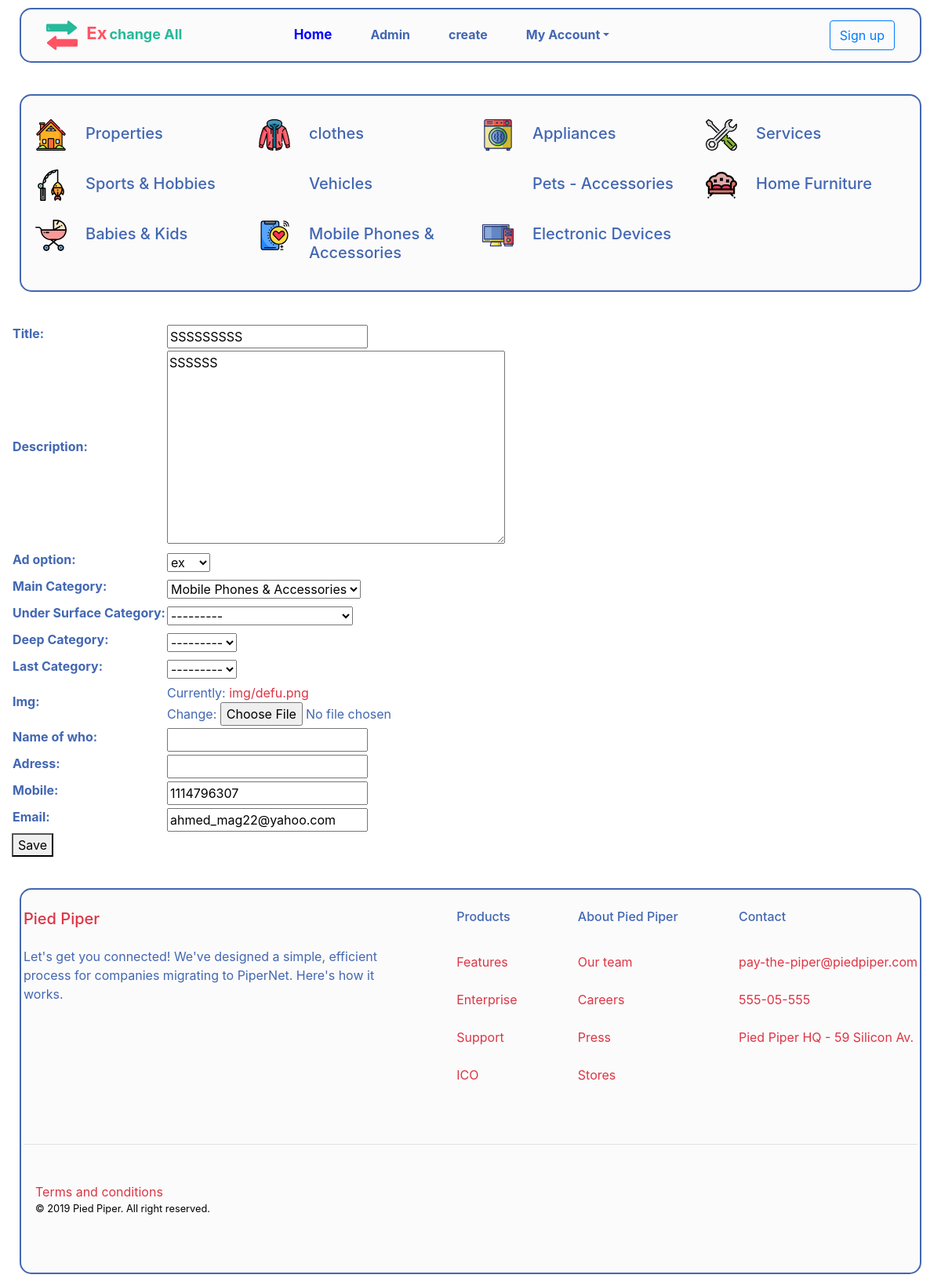
The page /109/edit on the database as committed earlier.
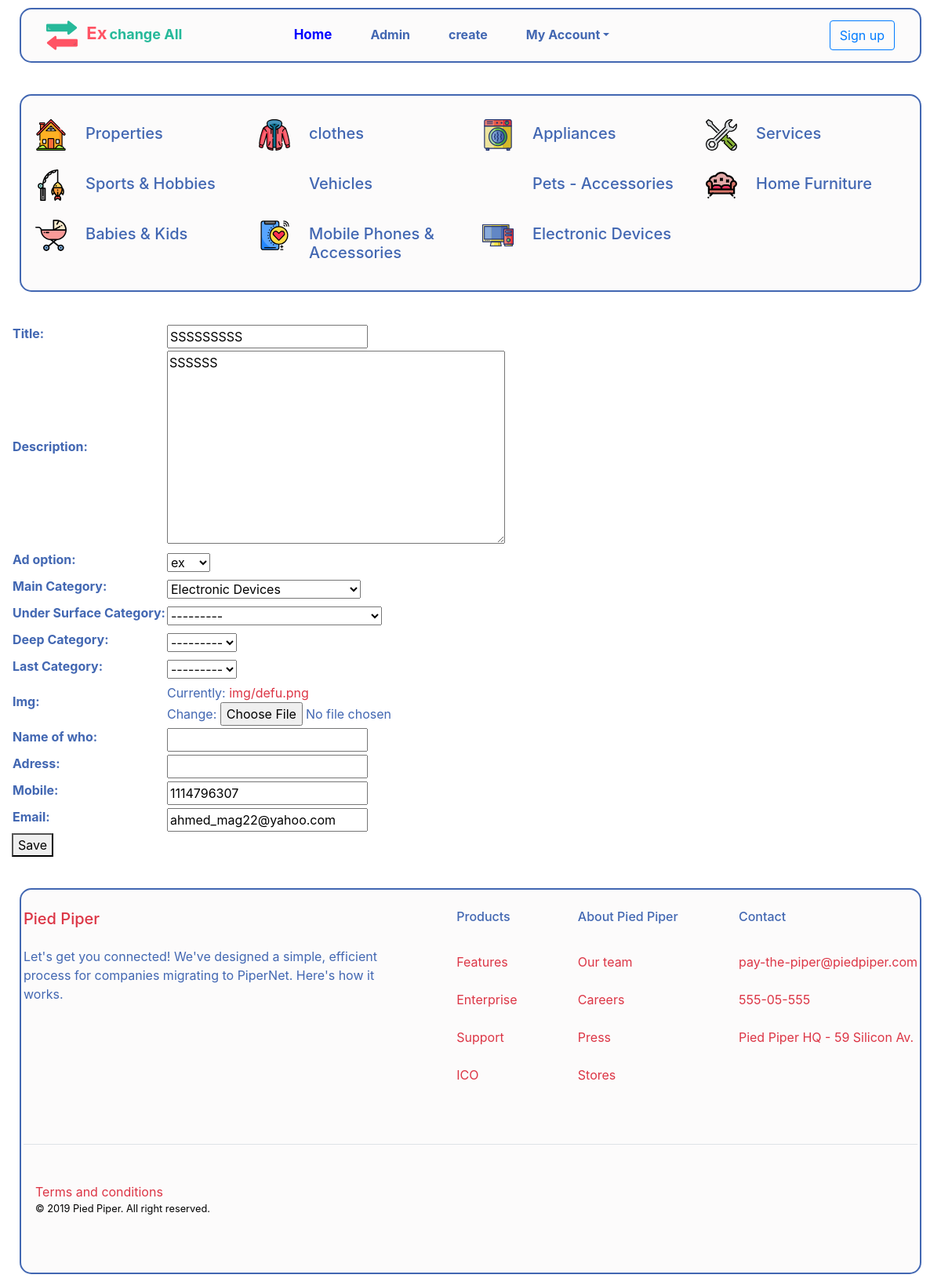
The same page on the database as committed later.
### ads/models.py (models this page shows, shortened)
class ads(models.Model):
    options =(
    ("ex", "ex"),
    ("Sale", "Sale"),
    ("free", "free"),
)
    user = models.ForeignKey(User, blank=True , null=True, on_delete=models.CASCADE)
    title =models.CharField(max_length=80)
    description = models.TextField(max_length=500,default='')
    main=models.ForeignKey ( 'catugry',related_name='ad_main',
                            limit_choices_to={'main__isnull':True ,
                             'sub__isnull':True ,
                             'end__isnull':True }
                               , on_delete=models.CASCADE,blank=True,null=True, verbose_name='Main Category')
    sub=models.ForeignKey ( 'catugry' ,related_name='ad_sub',
                            limit_choices_to={'sub__isnull':True ,
                                'main__isnull':False ,
                                 'end__isnull':True }
                                ,on_delete=models.CASCADE,blank=True,null=True, verbose_name='Under Surface Category')
    end=models.ForeignKey ( 'catugry' , related_name='ad_end',
                                limit_choices_to={'sub__isnull':False ,
                                                  'main__isnull':False ,
                                                  'end__isnull':True }
                                ,on_delete=models.CASCADE,blank=True,null=True, verbose_name='Deep Category')
    last=models.ForeignKey ( 'catugry' , related_name='ad_last',
                                limit_choices_to={'sub__isnull':False ,
                                                  'main__isnull':False ,
                                                  'end__isnull':False}
                                ,on_delete=models.CASCADE,blank=True,null=True, verbose_name='Last Category')
    create_date = models.DateTimeField(default=timezone.now)
    active = models.BooleanField(default=True)
    view =models.IntegerField(default=0)
    ad_option = models.CharField(max_length=4, choices=options , default='ex')
    img=models.ImageField(upload_to='post_img2/' , default="img/defu.png")
    name_of_who=models.CharField(max_length=15 , null=True,blank=True)
    adress=models.CharField(max_length=80 , null=True,blank=True)
    mobile =models.PositiveSmallIntegerField( default=1114796307 , null=True,blank=True,)
    email=models.EmailField(default="ahmed_mag22@yahoo.com" , null=True,blank=True)
    class Meta:
        ordering = ['-create_date']

### ads/edit.py (the view)
# urls.py: url(r'^(?P<id>\d+)/edit$', edit.edit_ads, name='edit_ads'),
def edit_ads(request , id ):
    ads_edit=get_object_or_404(ads,id=id)
    signalf=0
    if request.method =='POST':
        form = adsform(request.POST , request.FILES, instance=ads_edit  )
        if form.data['main'] == "43" :
            try:
                ads_exe_edit=get_object_or_404(car_form,ad_id=ads_edit)
                catff = car_forms ( request.POST ,instance=ads_exe_edit )
                signalf=1
            except :
                catff = car_forms ( request.POST )
                signalf=1
        elif ads_edit.main.id == 43 and form.data['main'] == "43":
            pass
        else :
            pass
        if signalf == 1 :
            if form.is_valid() and catff.is_valid() :
                new_form = form.save(commit=False)  # تاخير حفظ الفورم حتي تعديلها
                new_form.user=request.user
                new_catff=catff.save(commit=False)
                new_catff.ad_id=form.save()
                try : ads_exe_edit.delete()
                except:pass
                form.save()
                catff.save()
                return redirect('/')
            else:
                main_id_creat=form.data['main']
                sub_id_creat=form.data['sub']
                end_id_creat=form.data['end']
                if main_id_creat == "" : main_id_creat=0
                else: main_id_creat=form.data['main']
                if sub_id_creat == "" : sub_id_creat=0
                else: sub_id_creat=form.data['sub']
                if end_id_creat == "" : end_id_creat=0
                else: end_id_creat=form.data['end']
                form.fields['sub'].queryset = catugry.objects.filter(main_id=main_id_creat , sub_id=None
                ).order_by('name')
                form.fields['end'].queryset = catugry.objects.filter(main_id=main_id_creat ,sub_id=sub_id_creat ,end_id=None).order_by('name')
                form.fields['last'].queryset = catugry.objects.filter(main_id=main_id_creat ,sub_id=sub_id_creat ,end_id=end_id_creat
                ).order_by('name')
                context = {
                    'form': form,
                    'catff': catff,
                    'signalf': signalf,
                }
                pass
        else:
            if ads_edit.main.id == 43 :
                try :
                    ads_exe_edit=get_object_or_404(car_form,ad_id=ads_edit)
                except:pass
                if form.is_valid() :
                    new_form = form.save(commit=False)  # تاخير حفظ الفورم حتي تعديلها
                    new_form.user=request.user
                    form.save()
                    try : ads_exe_edit.delete()
                    except:pass
                    return redirect('/')
                else:
                    main_id_creat=form.data['main']
                    sub_id_creat=form.data['sub']
                    end_id_creat=form.data['end']
                    if main_id_creat == "" : main_id_creat=0
                    else: main_id_creat=form.data['main']
                    if sub_id_creat == "" : sub_id_creat=0
                    else: sub_id_creat=form.data['sub']
                    if end_id_creat == "" : end_id_creat=0
                    else: end_id_creat=form.data['end']
                    form.fields['sub'].queryset = catugry.objects.filter(main_id=main_id_creat , sub_id=None
                    ).order_by('name')
                    form.fields['end'].queryset = catugry.objects.filter(main_id=main_id_creat ,sub_id=sub_id_creat ,end_id=None).order_by('name')
                    form.fields['last'].queryset = catugry.objects.filter(main_id=main_id_creat ,sub_id=sub_id_creat ,end_id=end_id_creat
                    ).order_by('name')
            else:
                if form.is_valid() :
                    new_form = form.save(commit=False)  # تاخير حفظ الفورم حتي تعديلها
                    new_form.user=request.user
                    form.save()
                    return redirect('/')
                else:
                    main_id_creat=form.data['main']
                    sub_id_creat=form.data['sub']
                    end_id_creat=form.data['end']
                    if main_id_creat == "" : main_id_creat=0
                    else: main_id_creat=form.data['main']
                    if sub_id_creat == "" : sub_id_creat=0
                    else: sub_id_creat=form.data['sub']
                    if end_id_creat == "" : end_id_creat=0
                    else: end_id_creat=form.data['end']
                    form.fields['sub'].queryset = catugry.objects.filter(main_id=main_id_creat , sub_id=None
                    ).order_by('name')
                    form.fields['end'].queryset = catugry.objects.filter(main_id=main_id_creat ,sub_id=sub_id_creat ,end_id=None).order_by('name')
                    form.fields['last'].queryset = catugry.objects.filter(main_id=main_id_creat ,sub_id=sub_id_creat ,end_id=end_id_creat
                    ).order_by('name')
    else:
        form= adsform(instance=ads_edit )
        main_id_creat=ads_edit.main
        sub_id_creat=ads_edit.sub
        end_id_creat=ads_edit.end
        if main_id_creat == "" or main_id_creat == None:
            main_id_creat=0
            form.fields['sub'].queryset = catugry.objects.none()
            form.fields['end'].queryset = catugry.objects.none()
            form.fields['last'].queryset = catugry.objects.none()
        else: main_id_creat=ads_edit.main
        if sub_id_creat == "" or sub_id_creat == None:
            sub_id_creat=0
            form.fields['end'].queryset = catugry.objects.none()
            form.fields['last'].queryset = catugry.objects.none()
        else: sub_id_creat=ads_edit.sub
        if end_id_creat == "" or end_id_creat == None:
            end_id_creat=0
            form.fields['last'].queryset = catugry.objects.none()
        else: end_id_creat=ads_edit.end
        form.fields['sub'].queryset = catugry.objects.filter(main_id=main_id_creat , sub_id=None
        ).order_by('name')
        form.fields['end'].queryset = catugry.objects.filter(main_id=main_id_creat ,sub_id=sub_id_creat ,end_id=None).order_by('name')
        form.fields['last'].queryset = catugry.objects.filter(main_id=main_id_creat ,sub_id=sub_id_creat ,end_id=end_id_creat
        ).order_by('name')
        if ads_edit.main.id == 43 :
            ads_exe_edit=get_object_or_404(car_form,ad_id=ads_edit)
            catff = car_forms ( instance=ads_exe_edit )
            signalf=1
        elif ads_edit.main.id == 43 :
            ads_exe_edit=get_object_or_404(car_form,ad_id=ads_edit)
            pass
        else :
            pass
    try:
        context = {
            'form': form ,
            'catff': catff,
            'signalf': signalf,
        }
    except :
        context = {
        'form': form ,
        'signalf': signalf,
    }
    return render (request , 'creat.html' , context)

### ads/forms.py
class adsform(forms.ModelForm):
    class Meta:
        model = ads
        fields = [ 'title', 'description' , 'ad_option' , 'main'
                , 'sub','end' , 'last' , 'img','name_of_who','adress','mobile','email' ]
    def __init__(self, *args, **kwargs):
        super().__init__(*args, **kwargs)

### ads/models.py (called while the page is built)
    def __str__(self):
        return str(self.name)

### ads/templates/creat.html (shortened to what this page needs)
{% extends 'base_ads.html' %}
{% block card %}
 <form method="post" id="adsform" data-url="{% url 'ads:load_sub'%}mkm"  enctype="multipart/form-data" novalidate >
    <table>
      {{ form.as_table }}
    </table>
    <button type="submit">Save</button>
  </form>
  {% endblock card %}

Rows that differ between the two databases and show on the page:
changed ads "SSSSSSSSS": main "Mobile Phones & Accessories" → "Electronic Devices"
